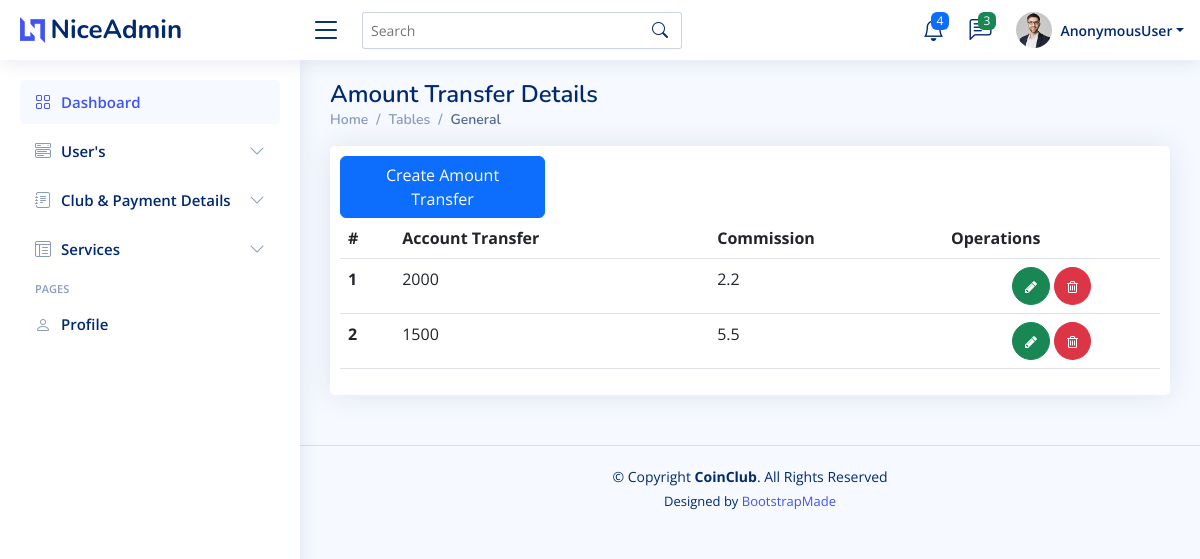
Page /homepage/getamttransfer/ on the committed database.
### api/models.py (models this page shows)
class AmountTrasferTime(models.Model):
    account_tran = models.CharField(max_length=200)
    commission = models.CharField(max_length=200)

### adminapp/views.py (the view)
# urls.py: path('getamttransfer/', views.AmountTrasferTimePage),
def AmountTrasferTimePage(request):
    amt = AmountTrasferTime.objects.all()
    return render(request, "amountransfertime.html", {'getamttrans':amt})

### templates/amountransfertime.html
{% extends 'index.html' %}
{% load static %}
{% block content %}
  <main id="main" class="main">
    <div class="pagetitle">
      <h1>Amount Transfer Details</h1>
      <nav>
        <ol class="breadcrumb">
          <li class="breadcrumb-item"><a href="index.html">Home</a></li>
          <li class="breadcrumb-item">Tables</li>
          <li class="breadcrumb-item active">General</li>
        </ol>
      </nav>
    </div>
    <section class="section">
      <div class="row">
        <div class="col-lg-12">
          <div class="card">
            <div class="card-body" style="padding:10px;">
              <a href="/homepage/createamttransfer/"><button type="submit" class="btn btn-primary col-md-3">Create Amount Transfer</button></a>
              <table class="table">
                <thead>
                  <tr>
                    <th scope="col">#</th>
                    <th scope="col">Account Transfer</th>
                    <th scope="col">Commission</th>
                    <th scope="col">Operations</th>
                  </tr>
                </thead>
                <tbody>
                  {% for amt in getamttrans %}
                  <tr>
                    <th scope="row">{{forloop.counter}}</th>
                    <td>{{ amt.account_tran }}</td>
                    <td>{{ amt.commission }}</td>
                    <td style="text-align: center;"><a class="btn btn-success" style="border-radius:50%;" href="{% url 'update_amt' id=amt.id %}"> <i class="fa fa-pencil" style="font-size: 14px;"> </i> </a>
                      <a class="btn btn-danger" style="border-radius:50%;" href="{% url 'del_amt' id=amt.id %}"><i class="fa fa-trash-o" style="font-size: 14px;"></i></a></td>
                  </tr>
                  {% endfor %}
                </tbody>
              </table>
            </div>
          </div>
        </div>
      </div>
    </section>
  </main>
  {% endblock content %}

### static/assets/css/style.css (style rules this page uses)
:root { scroll-behavior: smooth; }
body { font-family: "Open Sans", sans-serif; background: #f6f9ff; color: #444444; }
a { color: #4154f1; text-decoration: none; }
h1, h2, h3, h4, h5, h6 { font-family: "Nunito", sans-serif; }
#main { margin-top: 60px; padding: 20px 30px; transition: all 0.3s; }
.pagetitle { margin-bottom: 10px; }
.pagetitle h1 { font-size: 24px; margin-bottom: 0; font-weight: 600; color: #012970; }
.card { margin-bottom: 30px; border: none; border-radius: 5px; box-shadow: 0px 0 30px rgba(1, 41, 112, 0.1); }
.card-body { padding: 0 20px 20px 20px; }
.breadcrumb { font-size: 14px; font-family: "Nunito", sans-serif; color: #899bbd; font-weight: 600; }
.breadcrumb a { color: #899bbd; transition: 0.3s; }
.breadcrumb .breadcrumb-item::before { color: #899bbd; }
.breadcrumb .active { color: #51678f; font-weight: 600; }
@media (min-width: 1200px) { #main, #footer { margin-left: 300px; } }

### rows in the picture
AmountTrasferTime: account_tran "2000", commission "2.2"
AmountTrasferTime: account_tran "1500", commission "5.5"

### other values in the picture
{{ request.user }} "AnonymousUser"
